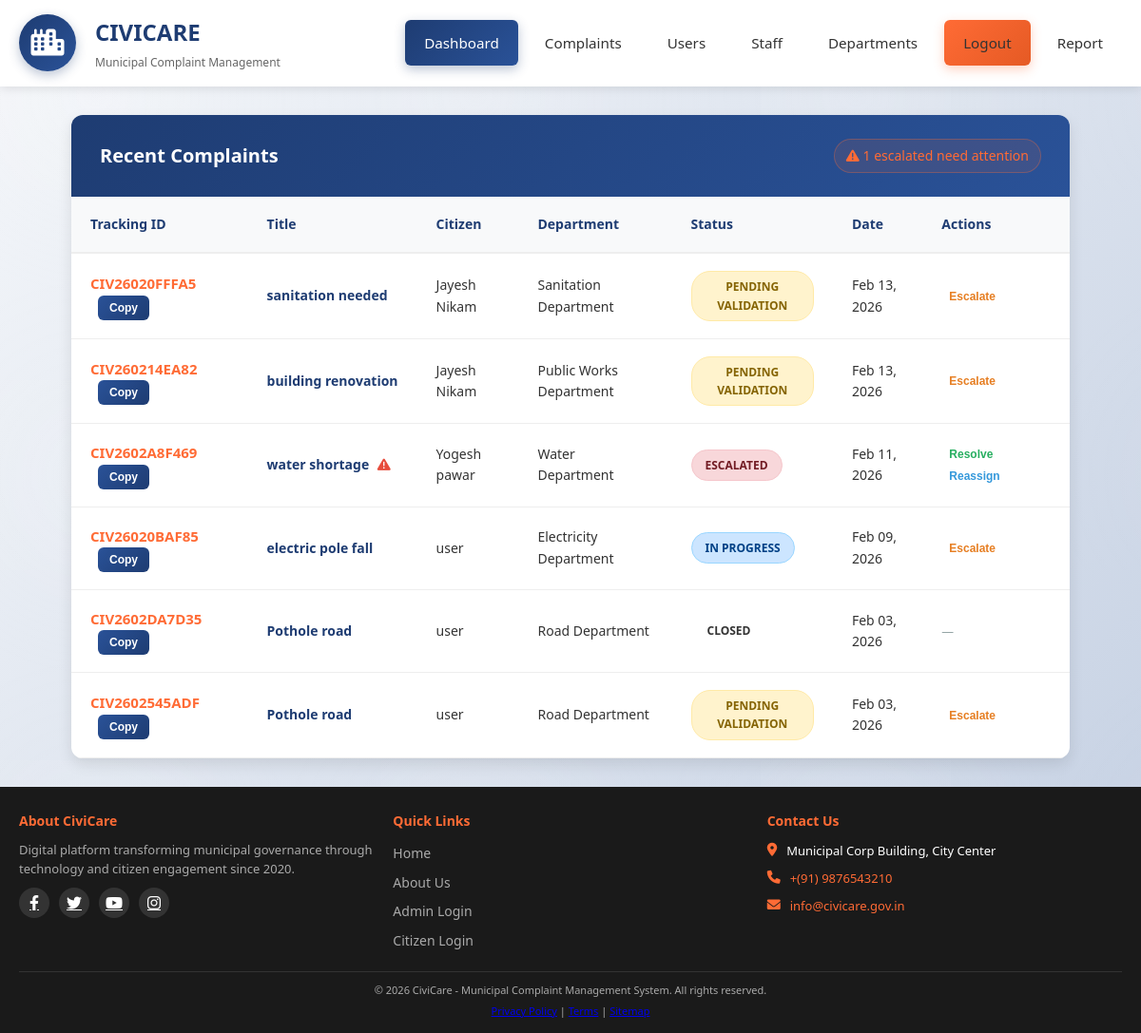
The app's page /admin/index.php (signed in) with its own data.
### tables this page shows
CREATE TABLE `complaints` (
  `id` int(11) NOT NULL,
  `tracking_id` varchar(20) NOT NULL,
  `user_id` int(11) NOT NULL,
  `department_id` int(11) NOT NULL,
  `title` varchar(200) NOT NULL,
  `description` text NOT NULL,
  `location` varchar(255) DEFAULT NULL,
  `landmark` varchar(255) DEFAULT NULL,
  `priority` enum('low','medium','high','urgent') DEFAULT 'medium',
  `status` enum('pending','validated','rejected','assigned','in_progress','resolved','escalated','closed') DEFAULT 'pending',
  `rejection_reason` text DEFAULT NULL,
  `rejection_date` timestamp NULL DEFAULT NULL,
  `escalation_reason` text DEFAULT NULL,
  `escalated_by` int(11) DEFAULT NULL,
  `assigned_to` int(11) DEFAULT NULL,
  `assigned_by` int(11) DEFAULT NULL,
  `validated_by` int(11) DEFAULT NULL,
  `resolved_by` int(11) DEFAULT NULL,
  `validation_date` timestamp NULL DEFAULT NULL,
  `assignment_date` timestamp NULL DEFAULT NULL,
  `escalation_date` timestamp NULL DEFAULT NULL,
  `resolution_date` timestamp NULL DEFAULT NULL,
  `closing_remarks` text DEFAULT NULL,
  `resolution_notes` text DEFAULT NULL,
  `citizen_feedback` text DEFAULT NULL,
  `citizen_rating` int(11) DEFAULT NULL CHECK (`citizen_rating` >= 1 and `citizen_rating` <= 5),
  `parent_complaint_id` int(11) DEFAULT NULL,
  `created_at` timestamp NOT NULL DEFAULT current_timestamp(),
  `updated_at` timestamp NOT NULL DEFAULT current_timestamp() ON UPDATE current_timestamp(),
  `assigned_admin_id` int(11) DEFAULT NULL,
  `assigned_staff_id` int(11) DEFAULT NULL
);

CREATE TABLE `users` (
  `id` int(11) NOT NULL,
  `username` varchar(50) NOT NULL,
  `email` varchar(100) NOT NULL,
  `password` varchar(255) NOT NULL,
  `full_name` varchar(100) NOT NULL,
  `phone` varchar(20) DEFAULT NULL,
  `address` text DEFAULT NULL,
  `role` enum('citizen','staff','admin','super_admin') DEFAULT 'citizen',
  `department_id` int(11) DEFAULT NULL,
  `is_active` tinyint(1) DEFAULT 1,
  `last_login` timestamp NULL DEFAULT NULL,
  `password_reset_required` tinyint(1) DEFAULT 0,
  `created_at` timestamp NOT NULL DEFAULT current_timestamp(),
  `updated_at` timestamp NOT NULL DEFAULT current_timestamp() ON UPDATE current_timestamp(),
  `deleted_at` timestamp NULL DEFAULT NULL,
  `created_by` int(11) DEFAULT NULL,
  `updated_by` int(11) DEFAULT NULL
);

CREATE TABLE `departments` (
  `id` int(11) NOT NULL,
  `name` varchar(100) NOT NULL,
  `description` text DEFAULT NULL,
  `is_active` tinyint(1) DEFAULT 1,
  `created_at` timestamp NOT NULL DEFAULT current_timestamp(),
  `updated_at` timestamp NOT NULL DEFAULT current_timestamp() ON UPDATE current_timestamp()
);

### config/functions.php (called while the page is built, shortened)
<?php
function isLoggedIn() {
    return isset($_SESSION['user_id']);
}
function hasRole($role) {
    return $_SESSION['user_role'] === $role;
}
function isSuperAdmin() {
    return hasRole('admin') || hasRole('super_admin');
}
function getStatusText($status) {
    $status_texts = [
        'pending' => 'Pending Validation',
        'validated' => 'Validated',
        'rejected' => 'Rejected',
        'assigned' => 'Assigned to Staff',
        'in_progress' => 'In Progress',
        'resolved' => 'Resolved',
        'escalated' => 'Escalated',
        'closed' => 'Closed'
    ];
    return $status_texts[$status] ?? ucfirst(str_replace('_', ' ', $status));
}
?>

### admin/index.php (the view, shortened to what this page needs)
<?php
require_once '../config/functions.php';
$conn = getDatabaseConnection();
$escalated_complaints = 0;
if (isSuperAdmin()) {
    $escalated_complaints = $conn->query("SELECT COUNT(*) as count FROM complaints WHERE status = 'escalated'")->fetch_assoc()['count'];
}
$recent_complaints = [];
$sql = "SELECT c.*, u.full_name as user_name, d.name as department_name
        FROM complaints c
        JOIN users u ON c.user_id = u.id
        JOIN departments d ON c.department_id = d.id
        ORDER BY c.created_at DESC LIMIT 10";
$result = $conn->query($sql);
if ($result && $result->num_rows > 0) {
    while ($row = $result->fetch_assoc()) {
        $recent_complaints[] = $row;
    }
}
?>
<!DOCTYPE html>
<html lang="en">
<head>
    <link rel="stylesheet" href="https://cdnjs.cloudflare.com/ajax/libs/font-awesome/6.0.0/css/all.min.css">
</head>
<body>
    <header class="main-header">
        <div class="header-content">
            <div class="logo-section">
                <a href="index.php" class="logo">
                    <i class="fas fa-city"></i>
                </a>
                <div class="logo-text">
                    <h1>CIVICARE</h1>
                    <p>Municipal Complaint Management</p>
                </div>
            </div>
            <nav class="nav-links">
                <a href="index.php" class="active">Dashboard</a>
                <a href="complaints.php">Complaints</a>
                <a href="users.php">Users</a>
                <a href="staff.php">Staff</a>
                <a href="departments.php">Departments</a>
                <a href="logout.php" class="logout-btn">Logout</a>
                <a href="reports.php">Report</a>
            </nav>
        </div>
    </header>
    <div class="container">
        <div class="complaints-section">
            <div class="section-header">
                <h2>Recent Complaints</h2>
                <?php if (isSuperAdmin() && $escalated_complaints > 0): ?>
                <span class="warning-text"><i class="fas fa-exclamation-triangle"></i> <?php echo $escalated_complaints; ?> escalated need attention</span>
                <?php endif; ?>
            </div>
            <table>
                <thead>
                    <tr>
                        <th>Tracking ID</th>
                        <th>Title</th>
                        <th>Citizen</th>
                        <th>Department</th>
                        <th>Status</th>
                        <th>Date</th>
                        <?php if (isSuperAdmin()): ?><th>Actions</th><?php endif; ?>
                    </tr>
                </thead>
                <tbody>
                    <?php if (!empty($recent_complaints)): ?>
                        <?php foreach ($recent_complaints as $complaint): ?>
                            <tr>
                                <td>
                                    <span class="tracking-id"><?php echo htmlspecialchars($complaint['tracking_id']); ?></span>
                                    <button class="copy-id" data-id="<?php echo htmlspecialchars($complaint['tracking_id']); ?>">Copy</button>
                                </td>
                                <td>
                                    <span class="complaint-title"><?php echo htmlspecialchars($complaint['title']); ?></span>
                                    <?php if ($complaint['status'] === 'escalated'): ?>
                                        <span class="escalated-icon"><i class="fas fa-exclamation-triangle"></i></span>
                                    <?php endif; ?>
                                </td>
                                <td><?php echo htmlspecialchars($complaint['user_name']); ?></td>
                                <td><?php echo htmlspecialchars($complaint['department_name']); ?></td>
                                <td>
                                    <span class="status status-<?php echo $complaint['status']; ?>">
                                        <?php echo getStatusText($complaint['status']); ?>
                                    </span>
                                </td>
                                <td><?php echo date('M d, Y', strtotime($complaint['created_at'])); ?></td>
                                <?php if (isSuperAdmin()): ?>
                                <td>
                                    <?php if ($complaint['status'] === 'escalated'): ?>
                                        <button class="action-link resolve" onclick="resolveEscalated(<?php echo $complaint['id']; ?>)">Resolve</button>
                                        <button class="action-link reassign" onclick="reassignEscalated(<?php echo $complaint['id']; ?>)">Reassign</button>
                                    <?php elseif (in_array($complaint['status'], ['pending', 'validated', 'assigned', 'in_progress'])): ?>
                                        <button class="action-link escalate" onclick="escalateComplaint(<?php echo $complaint['id']; ?>)">Escalate</button>
                                    <?php else: ?>
                                        <span style="color: #95a5a6; font-size: 0.8rem;">—</span>
                                    <?php endif; ?>
                                </td>
                                <?php endif; ?>
                            </tr>
                        <?php endforeach; ?>
                    <?php endif; ?>
                </tbody>
            </table>
        </div>
    </div>
    <footer class="footer">
        <div class="footer-content">
            <div class="footer-section" style="flex: 2;">
                <h4>About CiviCare</h4>
                <p>Digital platform transforming municipal governance through technology and citizen engagement since 2020.</p>
                <div class="footer-social">
                    <a href="#"><i class="fab fa-facebook-f"></i></a>
                    <a href="#"><i class="fab fa-twitter"></i></a>
                    <a href="#"><i class="fab fa-youtube"></i></a>
                    <a href="#"><i class="fab fa-instagram"></i></a>
                </div>
            </div>
            <div class="footer-section">
                <h4>Quick Links</h4>
                <ul>
                    <li><a href="../index.php">Home</a></li>
                    <li><a href="../about.php">About Us</a></li>
                    <li><a href="login.php">Admin Login</a></li>
                    <li><a href="../user/login.php">Citizen Login</a></li>
                </ul>
            </div>
            <div class="footer-section">
                <h4>Contact Us</h4>
                <div class="footer-contact">
                    <i class="fas fa-map-marker-alt"></i>
                    <span>Municipal Corp Building, City Center</span>
                </div>
                <div class="footer-contact">
                    <i class="fas fa-phone"></i>
                    <span><a href="tel:+919876543210">+(91) 9876543210</a></span>
                </div>
                <div class="footer-contact">
                    <i class="fas fa-envelope"></i>
                    <span><a href="mailto:info@civicare.gov.in">info@civicare.gov.in</a></span>
                </div>
            </div>
        </div>
        <div class="footer-bottom">
            <p>&copy; <?php echo date('Y'); ?> CiviCare - Municipal Complaint Management System. All rights reserved.</p>
            <p><a href="#">Privacy Policy</a> | <a href="#">Terms</a> | <a href="#">Sitemap</a></p>
        </div>
    </footer>
</body>
</html>

### records on screen
complaints: tracking "CIV26020FFFA5", title "sanitation needed", user.full_name "Jayesh Nikam", department.name "Sanitation Department", status "PENDING VALIDATION", created_at "Feb 13, 2026"
complaints: tracking "CIV260214EA82", title "building renovation", user.full_name "Jayesh Nikam", department.name "Public Works Department", status "PENDING VALIDATION", created_at "Feb 13, 2026"
complaints: tracking "CIV2602A8F469", title "water shortage", user.full_name "Yogesh pawar", department.name "Water Department", status "ESCALATED", created_at "Feb 11, 2026"
complaints: tracking "CIV26020BAF85", title "electric pole fall", user.full_name "user", department.name "Electricity Department", status "IN PROGRESS", created_at "Feb 09, 2026"
complaints: tracking "CIV2602DA7D35", title "Pothole road", user.full_name "user", department.name "Road Department", status "CLOSED", created_at "Feb 03, 2026"
complaints: tracking "CIV2602545ADF", title "Pothole road", user.full_name "user", department.name "Road Department", status "PENDING VALIDATION", created_at "Feb 03, 2026"

### other values on screen
$escalated_complaints "1"
